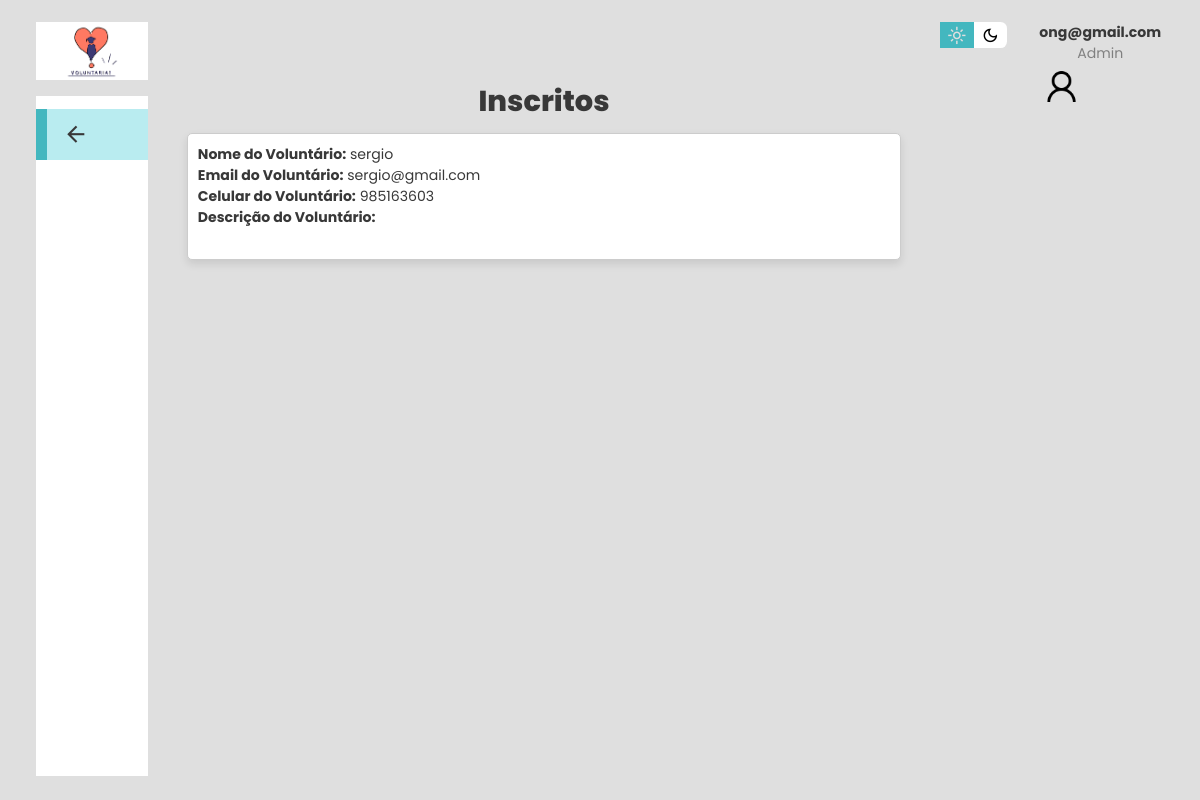
/visualizar-inscritos.php?id=6 (signed in), run on the app's committed database.
### tables this page shows
CREATE TABLE IF NOT EXISTS `voluntariocad` (
  `idvolunt` int NOT NULL AUTO_INCREMENT,
  `imagem` blob,
  `nomeVol` varchar(45) NOT NULL,
  `emailVol` varchar(60) NOT NULL,
  `senhaVol` varchar(12) NOT NULL,
  `celular` varchar(9) NOT NULL,
  `cep` varchar(8) NOT NULL,
  `numero` int NOT NULL,
  `dataNasc` date DEFAULT NULL,
  `descricao` varchar(200) DEFAULT NULL,
  `userImage` varchar(255) DEFAULT NULL,
  PRIMARY KEY (`idvolunt`),
  UNIQUE KEY `email_UNIQUE` (`emailVol`),
  UNIQUE KEY `celular_UNIQUE` (`celular`)
);

### visualizar-inscritos.php (the view, shortened to what this page needs)
<!DOCTYPE html>
<html lang="pt-br">
<head>
    <link rel="stylesheet" href="css/ong-admin.css">
</head>
<body>
    <div class="container">
        <aside>
            <div class="top">
                <div class="logo">
                    <img src="imagens/logo.png" alt="" width="58px">
                </div>
            </div>
            <div class="sidebar">
                <a href="ong-admin.php" class="active">
                    <span class="material-symbols-outlined">arrow_back</span>
                </a>
            </div>
        </aside>
        <main>
            <div class="recent_order">
                <h1>Inscritos</h1>
                <div class="row">
                    <?php
                        include_once('conexao.php');
                        if (!isset($_SESSION['emailOng']) || !isset($_SESSION['senhaOng'])) {
                            unset($_SESSION['emailOng']);
                            unset($_SESSION['senhaOng']);
                            header('Location: index.php');
                            exit();
                        } else {
                            $logado = $_SESSION['emailOng'];
                            $sqlUser = "SELECT idong, userImage FROM ongcad WHERE emailOng='$logado'";
                            $resultUser = $conexao->query($sqlUser);
                            if ($resultUser->num_rows > 0) {
                                $userData = $resultUser->fetch_assoc();
                                $userImage = $userData['userImage'];
                            } else {
                                header('Location: index.php');
                                exit();
                            }
                        }
                        $vaga_id = $_GET['id'];
                        $sql = "SELECT v.nomeVol, v.emailVol, v.celular, v.descricao AS descricao_voluntario
                        FROM inscricoes i
                        JOIN voluntariocad v ON i.idVoluntario = v.idvolunt
                        WHERE i.idVaga = $vaga_id";
                        $result = mysqli_query($conexao, $sql);
                        if (mysqli_num_rows($result) > 0) {
                        while ($row = mysqli_fetch_assoc($result)) {
                        echo "<div class='card'>";
                        echo "<strong>Nome do Voluntário:</strong> " . $row['nomeVol'] . "<br>";
                        echo "<strong>Email do Voluntário:</strong> " . $row['emailVol'] . "<br>";
                        echo "<strong>Celular do Voluntário:</strong> " . $row['celular'] . "<br>";
                        echo "<strong>Descrição do Voluntário:</strong> " . $row['descricao_voluntario'] . "<br><br>";
                        echo "</div>";
                        }
                        } else {
                        echo "<div class='message'>Nenhum inscrito encontrado para esta vaga.</div>";
                        }
                    ?>
                </div>
            </div>
        </main>
        <div class="right">
            <div class="top">
                <div class="theme-toggler">
                    <span class="material-symbols-outlined active">light_mode</span>
                    <span class="material-symbols-outlined">dark_mode</span>
                </div>
                <div class="profile">
                    <div class="info">
                        <?php
                        echo "<p><b>$logado</b></p>";
                        ?>
                        <p>Admin</p>
                        <div class="profile-photo">
                            <a href="ong-admin-conta.php">
                                <?php
                                if ($userImage && file_exists("ong/$userImage")) {
                                    echo '<img src="ong/' . $userImage . '" alt="Imagem do Usuário" height="100%" width="100%">';
                                } else {
                                    echo '<img src="ong/default.png" alt="Imagem Padrão" height="100%" width="100%">';
                                }
                                ?>
                            </a>
                        </div>
                    </div>
                </div>
            </div>
        </div>
    </div>
</body>
</html>

### css/ong-admin.css (style rules this page uses)
:root { --clr-primary: #052659; --clr-light: rgba(132, 139, 200, 0.18); --clr-white: #fff; --clr-dark: rgb(56, 56, 56); --clr-dark-variant: #677483; --clr-color-background: #DFDFDF; --card-border-radius:2rem; --border-radius-1:0.4rem; --border-radius-2:0.8rem; --border-radius-3:1.2rem; --clr-verde-agua:#43B7BF; --card-padding: 1.8rem; --padding-1: 1.2rem; --box-shadow: 0 2rem 3rem var(--clr-light); }
* { margin: 0; padding: 0; box-sizing: border-box; text-decoration: none; border: 0; list-style: none; appearance: none; }
body { font-family: 'Poppins', sans-serif; width: 100vw; height: 100vh; font-size: 0.88rem; user-select: none; overflow-x: hidden; background: var(--clr-color-background); }
.container { display: grid; grid-template-columns: 14rem auto 14rem; width: 96%; gap:1.8rem; margin: 0 auto; }
a { color: black; }
h1 { font-weight: 800; font-size: 1.8rem; }
.profile-photo { width: 2.8rem; height: 2.8rem; border-radius: 50%; overflow: hidden; }
p { color: gray; }
b { color: black; }
aside { height: 100vh; }
aside .top { background-color: var(--clr-white); display: flex; justify-content: space-around; align-items: center; margin-top: 1.4rem; }
aside .logo { display: flex; gap: 1rem; }
aside .sidebar { background-color: var(--clr-white); display: flex; flex-direction: column; height: 85vh; position: relative; top: 1rem; }
aside .sidebar a { display: flex; color: var(--clr-dark); margin-left: 1rem; gap: 1rem; align-items: center; height: 3.2rem; transition: all .1s ease-in; }
aside .sidebar a span { font-size: 1.6rem; transition: all .1s ease-in; }
aside .sidebar a:last-child { position: absolute; bottom: 1rem; width: 100%; }
aside .sidebar a.active { background: #b9ecf0; color: rgb(56, 56, 56); margin-left: 0; border-left: 5px solid var(--clr-verde-agua); }
aside .sidebar a.active::before { content: ''; width: 6px; height: 100%; background-color: var(--clr-verde-agua); }
main { margin-bottom: 200px; width: auto; }
main .recent_order { margin-top: 5rem; }
main .recent_order h1 { text-align: center; color: var(--clr-dark); }
.right { margin-top: 1.4rem; }
.right .top { display: flex; justify-content: start; gap: 2rem; }
.right .theme-toggler { background-color: #fff; display: flex; justify-content: space-between; height: 1.6rem; width: 4.2rem; cursor: pointer; border-radius: var(--border-radius-1); }
.right .theme-toggler span { font-size: 1.2rem; width: 50%; height: 100%; display: flex; align-items: center; justify-content: center; }
.right .theme-toggler span.active { background-color: var(--clr-verde-agua); color: var(--clr-color-background); }
.right .top .profile { display: flex; gap: 2rem; text-align: center; }
.right .info p b { color: var(--clr-dark); }
@media screen and (max-width:1200px) { .container { width: 94%; grid-template-columns: 7rem auto 14rem; } }
@media screen and (max-width:1200px) { aside .sidebar a:last-child { position: relative; margin-top: 1.8rem; } }
@media screen and (max-width:1200px) { main { display: grid; grid-template-columns: repeat(1,1fr); } }

### visualizar-inscritos.php (style rules this page uses)
.card { border: 1px solid #ccc; border-radius: 5px; padding: 10px; margin: 10px; background-color: var(--clr-white); box-shadow: 0 4px 8px rgba(0, 0, 0, 0.1); transition: box-shadow 0.3s ease; color: var(--clr-dark); }

### data on the page
voluntariocad: nomeVol "sergio", emailVol "sergio@gmail.com", celular "985163603"

### other printed values
$logado "ong@gmail.com"
